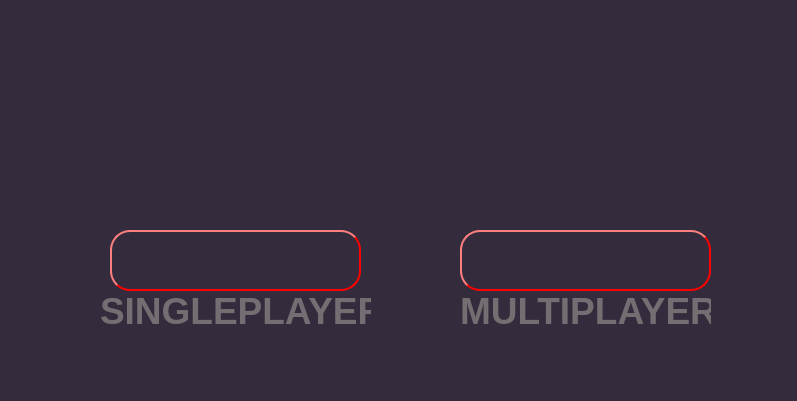
<?xml version="1.0" encoding="UTF-8"?>
<ui version="4.0">
 <class>MainWindow</class>
 <widget class="QMainWindow" name="MainWindow">
  <property name="geometry">
   <rect>
    <x>0</x>
    <y>0</y>
    <width>797</width>
    <height>401</height>
   </rect>
  </property>
  <property name="minimumSize">
   <size>
    <width>797</width>
    <height>401</height>
   </size>
  </property>
  <property name="maximumSize">
   <size>
    <width>797</width>
    <height>401</height>
   </size>
  </property>
  <property name="windowTitle">
   <string>MainWindow</string>
  </property>
  <property name="styleSheet">
   <string notr="true">background-color: rgb(52, 44, 60);</string>
  </property>
  <widget class="QWidget" name="centralwidget">
   <widget class="QLabel" name="label">
    <property name="geometry">
     <rect>
      <x>90</x>
      <y>20</y>
      <width>621</width>
      <height>171</height>
     </rect>
    </property>
    <property name="text">
     <string/>
    </property>
    <property name="pixmap">
     <pixmap>BrickGame_logo.png</pixmap>
    </property>
    <property name="scaledContents">
     <bool>true</bool>
    </property>
   </widget>
   <widget class="QPushButton" name="pushButton">
    <property name="geometry">
     <rect>
      <x>460</x>
      <y>230</y>
      <width>251</width>
      <height>61</height>
     </rect>
    </property>
    <property name="font">
     <font>
      <family>Gill Sans MT</family>
     </font>
    </property>
    <property name="styleSheet">
     <string notr="true">QPushButton {
color: #333;
border: 2px solid #FF0000;
border-radius: 20px;
border-style: outset;
background: qradialgradient(
cx: 0.3, cy: -0.4, fx: 0.3, fy: -0.4,
radius: 1.35, stop: 0 #FF0000, stop: 1 #c40000
);
padding: 5px;
}

QPushButton:pressed {
border-style: inset;
background: qradialgradient(
cx: 0.3, cy: -0.4, fx: 0.3, fy: -0.4,
radius: 1.35, stop: 0 #c40000, stop: 1 #7a0101
);
padding: 5px;
}
</string>
    </property>
    <property name="text">
     <string/>
    </property>
   </widget>
   <widget class="QPushButton" name="pushButton_2">
    <property name="geometry">
     <rect>
      <x>110</x>
      <y>230</y>
      <width>251</width>
      <height>61</height>
     </rect>
    </property>
    <property name="font">
     <font>
      <family>Gill Sans MT</family>
      <pointsize>26</pointsize>
     </font>
    </property>
    <property name="styleSheet">
     <string notr="true">QPushButton {
color: #333;
border: 2px solid #FF0000;
border-radius: 20px;
border-style: outset;
background: qradialgradient(
cx: 0.3, cy: -0.4, fx: 0.3, fy: -0.4,
radius: 1.35, stop: 0 #FF0000, stop: 1 #c40000
);
padding: 5px;
}

QPushButton:pressed {
border-style: inset;
background: qradialgradient(
cx: 0.3, cy: -0.4, fx: 0.3, fy: -0.4,
radius: 1.35, stop: 0 #c40000, stop: 1 #7a0101
);
padding: 5px;
}
</string>
    </property>
    <property name="text">
     <string/>
    </property>
   </widget>
   <widget class="QLabel" name="label_2">
    <property name="geometry">
     <rect>
      <x>100</x>
      <y>290</y>
      <width>271</width>
      <height>41</height>
     </rect>
    </property>
    <property name="text">
     <string>&lt;html&gt;&lt;head/&gt;&lt;body&gt;&lt;p align=&quot;center&quot;&gt;&lt;span style=&quot; font-size:28pt; font-weight:700; color:#746d72;&quot;&gt;SINGLEPLAYER&lt;/span&gt;&lt;/p&gt;&lt;/body&gt;&lt;/html&gt;</string>
    </property>
   </widget>
   <widget class="QLabel" name="label_3">
    <property name="geometry">
     <rect>
      <x>460</x>
      <y>290</y>
      <width>251</width>
      <height>41</height>
     </rect>
    </property>
    <property name="text">
     <string>&lt;html&gt;&lt;head/&gt;&lt;body&gt;&lt;p align=&quot;center&quot;&gt;&lt;span style=&quot; font-size:28pt; font-weight:700; color:#746d72;&quot;&gt;MULTIPLAYER&lt;/span&gt;&lt;/p&gt;&lt;/body&gt;&lt;/html&gt;</string>
    </property>
   </widget>
   <zorder>label</zorder>
   <zorder>label_2</zorder>
   <zorder>pushButton_2</zorder>
   <zorder>label_3</zorder>
   <zorder>pushButton</zorder>
  </widget>
  <widget class="QMenuBar" name="menubar">
   <property name="geometry">
    <rect>
     <x>0</x>
     <y>0</y>
     <width>797</width>
     <height>22</height>
    </rect>
   </property>
  </widget>
  <widget class="QStatusBar" name="statusbar"/>
 </widget>
 <resources/>
 <connections/>
</ui>
